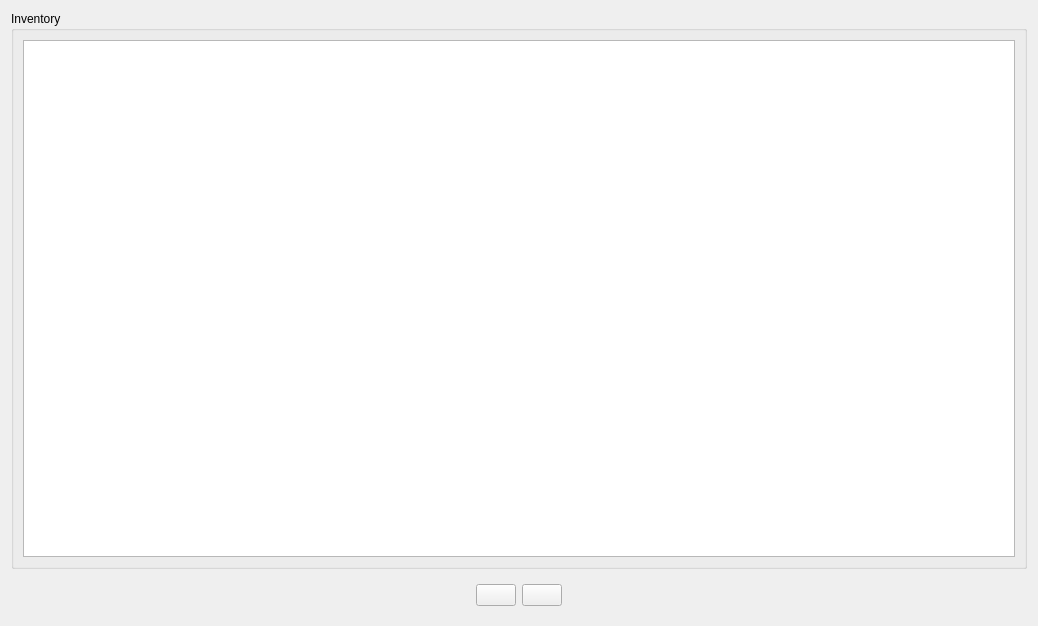
<?xml version="1.0" encoding="UTF-8"?>
<ui version="4.0">
 <class>CreatureInventoryView</class>
 <widget class="QWidget" name="CreatureInventoryView">
  <property name="geometry">
   <rect>
    <x>0</x>
    <y>0</y>
    <width>1038</width>
    <height>626</height>
   </rect>
  </property>
  <property name="windowTitle">
   <string>Form</string>
  </property>
  <layout class="QVBoxLayout" name="verticalLayout">
   <item>
    <widget class="QGroupBox" name="groupBox">
     <property name="title">
      <string>Inventory</string>
     </property>
     <layout class="QHBoxLayout" name="horizontalLayout_2">
      <item>
       <widget class="QTableView" name="inventoryView"/>
      </item>
     </layout>
    </widget>
   </item>
   <item>
    <widget class="QWidget" name="widget" native="true">
     <layout class="QHBoxLayout" name="horizontalLayout">
      <item>
       <spacer name="horizontalSpacer">
        <property name="orientation">
         <enum>Qt::Orientation::Horizontal</enum>
        </property>
        <property name="sizeHint" stdset="0">
         <size>
          <width>40</width>
          <height>20</height>
         </size>
        </property>
       </spacer>
      </item>
      <item>
       <widget class="QPushButton" name="add">
        <property name="toolTip">
         <string>Add Item</string>
        </property>
        <property name="text">
         <string/>
        </property>
       </widget>
      </item>
      <item>
       <widget class="QPushButton" name="remove">
        <property name="toolTip">
         <string>Remove Item</string>
        </property>
        <property name="text">
         <string/>
        </property>
       </widget>
      </item>
      <item>
       <spacer name="horizontalSpacer_2">
        <property name="orientation">
         <enum>Qt::Orientation::Horizontal</enum>
        </property>
        <property name="sizeHint" stdset="0">
         <size>
          <width>40</width>
          <height>20</height>
         </size>
        </property>
       </spacer>
      </item>
     </layout>
    </widget>
   </item>
  </layout>
 </widget>
 <resources/>
 <connections/>
</ui>
